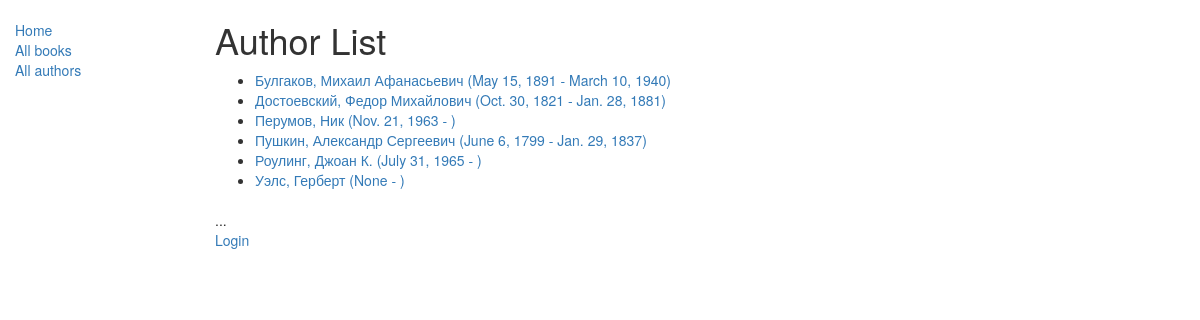
Screenshot of /catalog/authors/ with the database file from the repository.
### catalog/models.py (models this page shows)
class Author(models.Model):
    first_name = models.CharField(max_length=100)
    last_name = models.CharField(max_length=100)
    date_of_birth = models.DateField(null=True, blank=True)
    date_of_death = models.DateField('died', null=True, blank=True)
    class Meta:
        ordering = ["last_name", "first_name"]
    def get_absolute_url(self):
        return reverse('author-detail', args=[str(self.id)])
    def __str__(self):
        return '{0}, {1}'.format(self.last_name, self.first_name)  # '%s, %s' % (self.last_name, self.first_name)

### catalog/views.py (the view)
class AuthorListView(generic.ListView):
    model = Author
    paginate_by = 10
    '''
    context_object_name = 'my_author_list'  # ваше собственное имя переменной контекста в шаблоне
    # queryset = Book.objects.filter(title__icontains='war')[:5]  # Получение 5 книг, содержащих слово 'war' в заголовке
    template_name = 'authors/my_arbitrary_template_name_list.html'  # Определение имени вашего шаблона и его расположения

    def get_context_data(self, **kwargs):
        # В первую очередь получаем базовую реализацию контекста
        context = super(AuthorListView, self).get_context_data(**kwargs)
        # Добавляем новую переменную к контексту и инициализируем её некоторым значением
        context['some_data'] = 'This is just some data'
        return context
    '''

### catalog/templates/catalog/author_list.html (shortened to what this page needs)
{% extends "base_generic.html" %}
{% block content %}
<h1>Author List</h1>
{% if author_list %}
  <ul>
  {% for author in author_list %}
    <li>
      <a href="{{ author.get_absolute_url }}">
      {{ author }} ({{author.date_of_birth}} - {% if author.date_of_death %}{{author.date_of_death}}{% endif %})
      </a>
    </li>
  {% endfor %}
 </ul>
{% else %}
  <p>There are no authors available.</p>
{% endif %}
{% endblock %}

### rows the page displays
Author: last_name+first_name "Булгаков, Михаил Афанасьевич", date_of_birth "May 15, 1891", date_of_death "March 10, 1940"
Author: last_name+first_name "Достоевский, Федор Михайлович", date_of_birth "Oct. 30, 1821", date_of_death "Jan. 28, 1881"
Author: last_name+first_name "Перумов, Ник", date_of_birth "Nov. 21, 1963"
Author: last_name+first_name "Пушкин, Александр Сергеевич", date_of_birth "June 6, 1799", date_of_death "Jan. 29, 1837"
Author: last_name+first_name "Роулинг, Джоан К.", date_of_birth "July 31, 1965"
Author: last_name+first_name "Уэлс, Герберт", date_of_birth "None"
